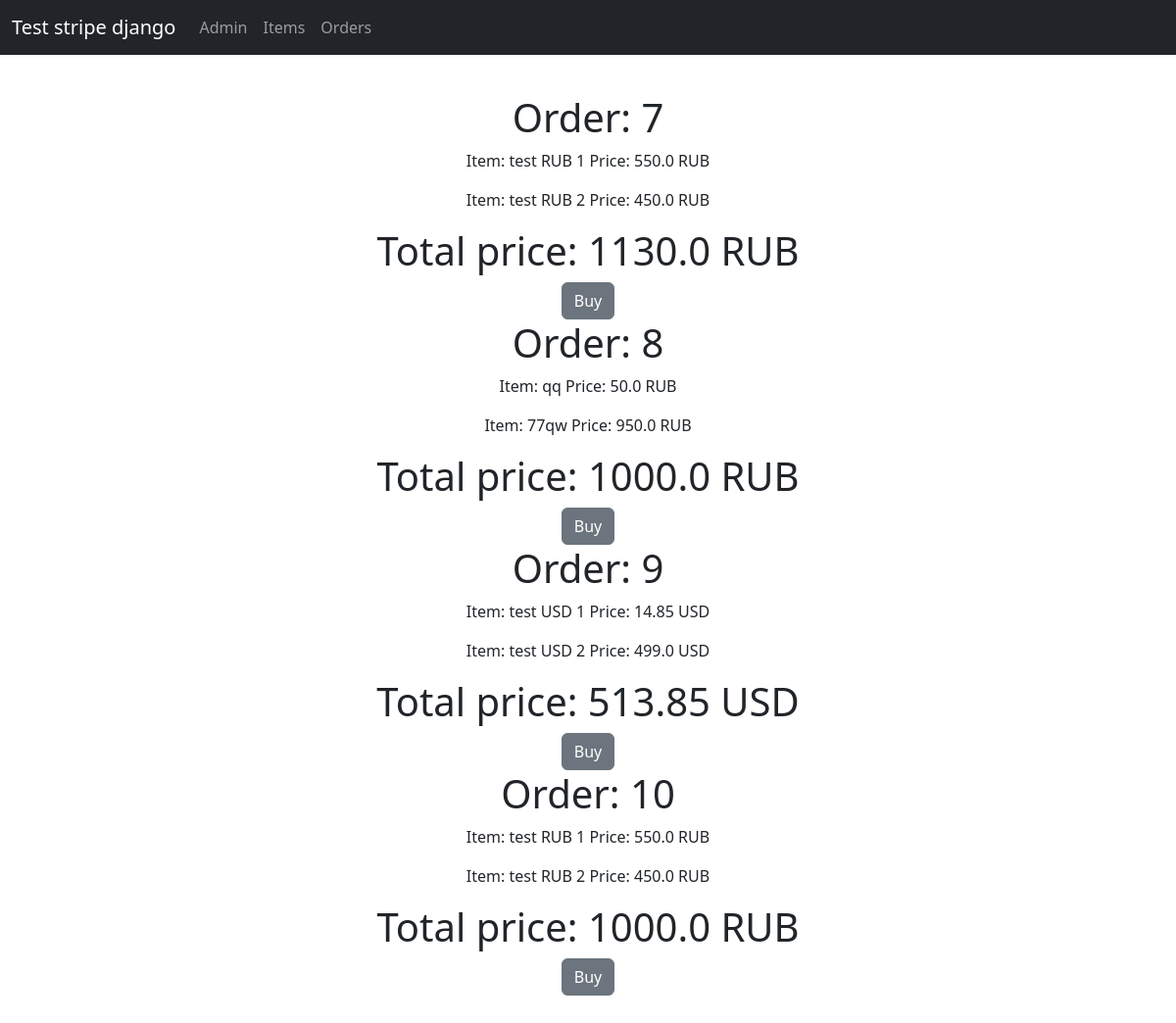
/orders/, run on an earlier commit of the app's database.
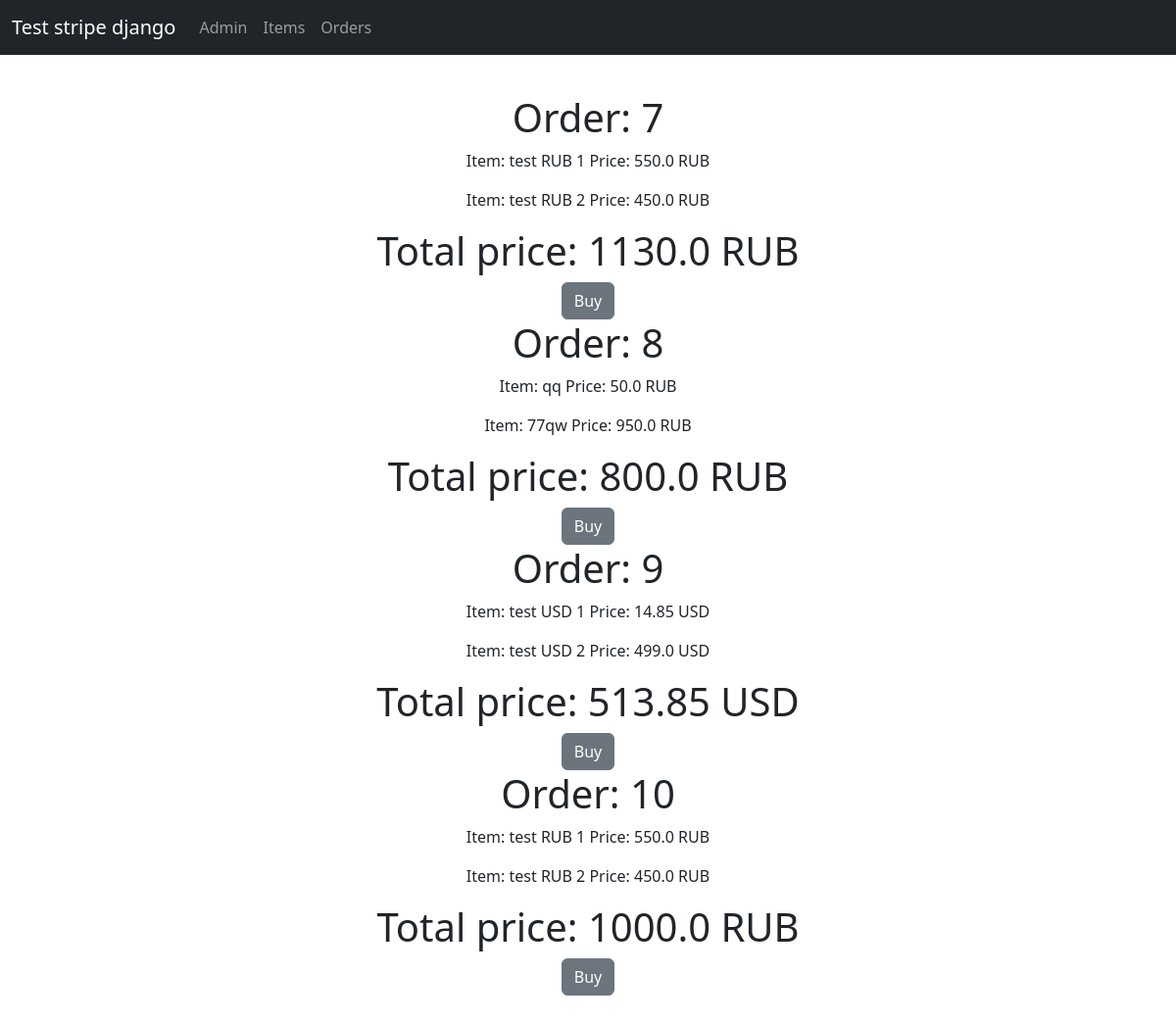
And on a later commit of the database.
### main/models.py (models this page shows, shortened)
class Order(models.Model):
    rub, usd = 'RUB', 'USD'
    TYPES = [(rub, 'Рубли'), (usd, 'Доллар')]
    items = models.ManyToManyField(Item)
    total_price = models.FloatField(null=True, blank=True, default=0)
    currency = models.CharField(max_length=3, choices=TYPES, default=rub)

### main/views.py (the view)
# urls.py: path('orders/', views.orders, name='orders'),
def orders(request):
    orders = Order.objects.all()
    return render(request, 'main/orders.html', {'orders': orders})

### templates/main/orders.html (shortened to what this page needs)
{% extends 'main/default.html' %}
{% block content %}
{% for order in orders %}
<h1>Order: {{ order.pk }}</h1>
{% for item in order.items.all %}
<p>Item: {{ item.name }} Price: {{ item.price }} {{ item.currency }}</p>
{% endfor %}
<h1>Total price: {{ order.total_price }} {{ order.currency }}</h1>
<button class="btn btn-secondary" id="buy-button-{{ order.pk }}">Buy</button>
{% endfor %}
{% endblock content %}

What changed in the data, as far as the page shows it:
changed Order id 8: total_price "1000.0" → "800.0"
